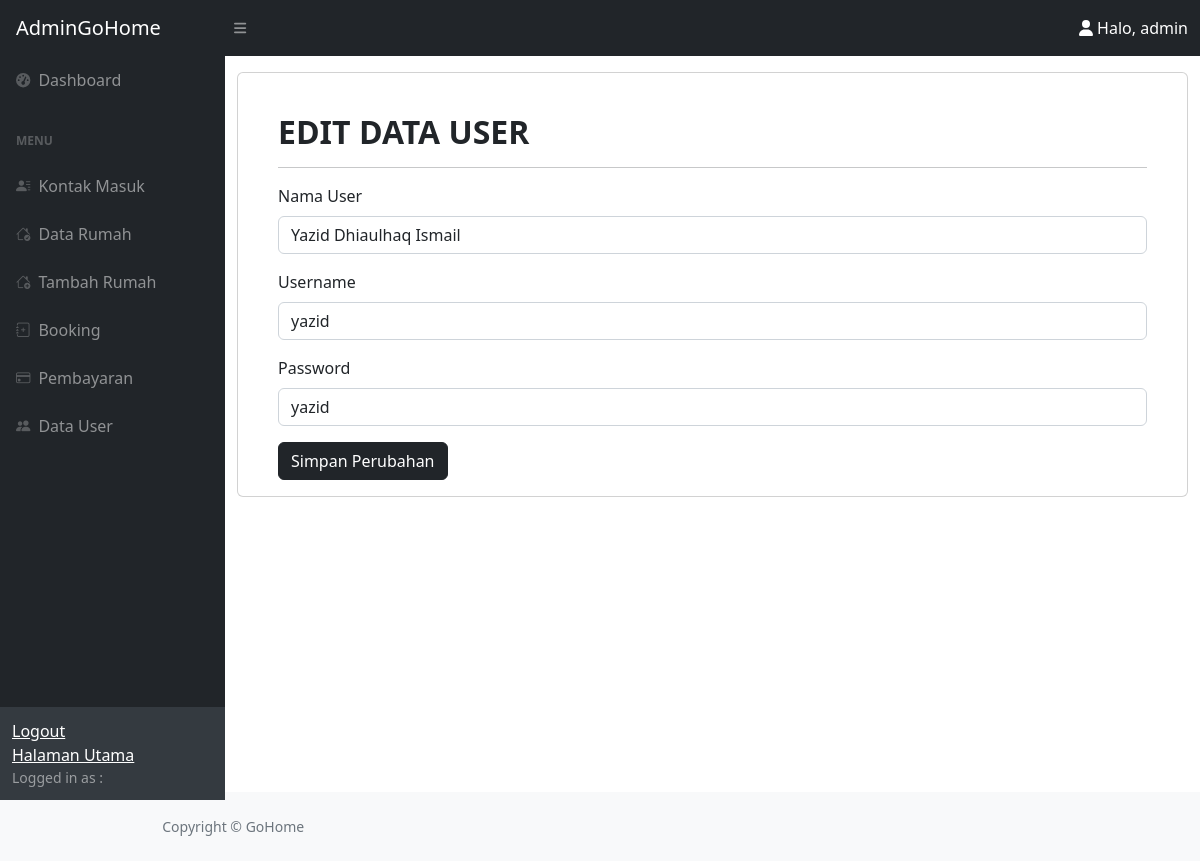
/admin/data-user/edit_user.php?id=18 (signed in), run on the app's committed database.
### tables this page shows
CREATE TABLE `user` (
  `id_user` int(11) NOT NULL,
  `nama` varchar(100) NOT NULL,
  `username` varchar(50) NOT NULL,
  `password` varchar(50) NOT NULL,
  `status` varchar(10) NOT NULL
);

### admin/data-user/edit_user.php (the view, shortened to what this page needs)
<?php require '../../config/koneksi.php' ?>
<?php
$id = $_GET['id'];
$id = intval($id);
$sql = "SELECT * FROM user WHERE id_user = ?";
$row = $koneksi->prepare($sql);
$row->bind_param("i", $id);
$row->execute();
$result = $row->get_result();
$hasil = $result->fetch_assoc();
?>
<?php include '../header.php'; ?>
<main class="mb-5">
    <div id="layoutSidenav">
        <div id="layoutSidenav_content">
            <section class="clean-block clean-form">
                <div class="container py-3 h-100">
                    <div class="row d-flex justify-content-center align-items-center h-100">
                        <div class="col-md-12 col-xl-12">
                            <div class="card p-3">
                                <div class="container-fluid mt-4 px-4">
                                    <div class="block-heading">
                                        <h2 id="purple"><strong>EDIT DATA USER</strong></h2>
                                        <hr>
                                    </div>
                                    <form action="proses_user.php?aksi=edit_user&id=<?= $id; ?>" method="post">
                                        <div class="mb-3">
                                            <label class="form-label" for="nama">Nama User</label>
                                            <input class="form-control" type="text" id="nama" name="nama" value="<?= $hasil['nama']; ?>">
                                        </div>
                                        <div class="mb-3">
                                            <label class="form-label" for="username">Username</label>
                                            <input class="form-control" type="text" id="username" name="username" value="<?= $hasil['username']; ?>">
                                        </div>
                                        <div class="mb-3">
                                            <label class="form-label" for="password">Password</label>
                                            <input class="form-control" type="text" id="password" name="password" value="<?= $hasil['password']; ?>">
                                        </div>
                                        <button class="btn btn-dark" role="button" type="submit">
                                            Simpan Perubahan
                                        </button>
                                    </form>
                                </div>
                            </div>
                        </div>
                    </div>
                </div>
            </section>
        </div>
    </div>
</main>
<?php include '../footer.php' ?>

### data on the page
user: nama "Yazid Dhiaulhaq Ismail", username "yazid", password "yazid"
